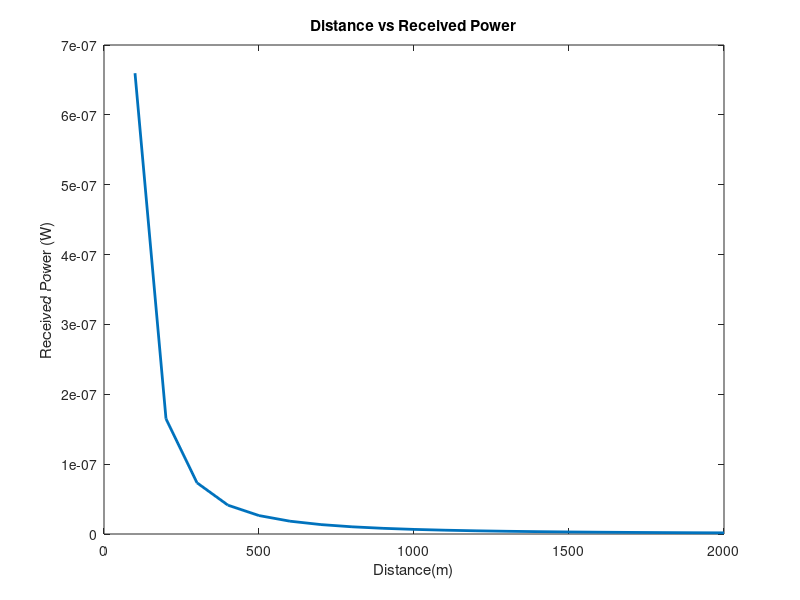
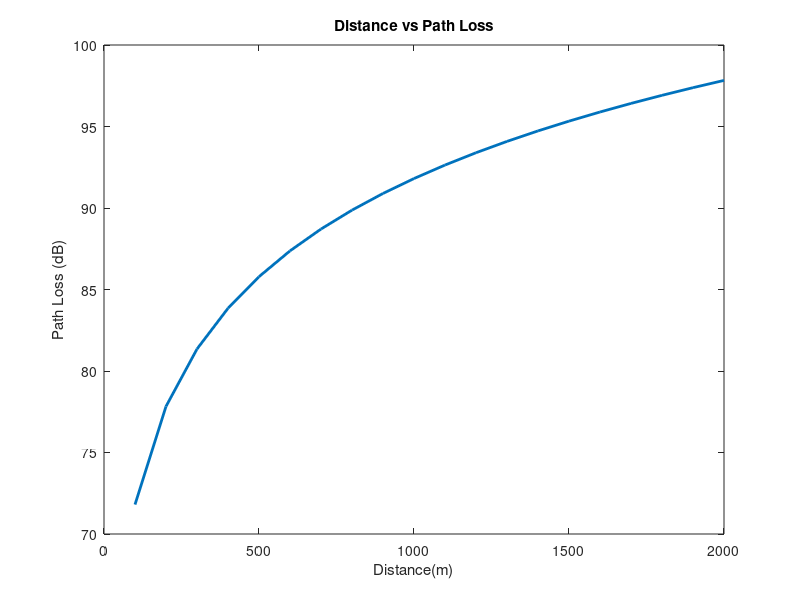

These figures' MATLAB source, in order:
clc
clear all
close all

f = 900e6; w = 3e8/f;
Pt = 10;
Gt = 5; Gr = 3;
L = 16; d = 100:100:2000;

Pr = (Pt * Gt * Gr * w.^2)./((16*pi.^2).*(d.^2).*L);
PL = 10*log10(Pt./Pr);

figure(1);
plot(d, Pr, 'LineWidth', 2); title ('Distance vs Received Power');
xlabel('Distance(m)'); ylabel ('Received Power (W)');

figure(2);
plot(d, PL, 'LineWidth', 2); title ('Distance vs Path Loss');
xlabel('Distance(m)'); ylabel('Path Loss (dB)');